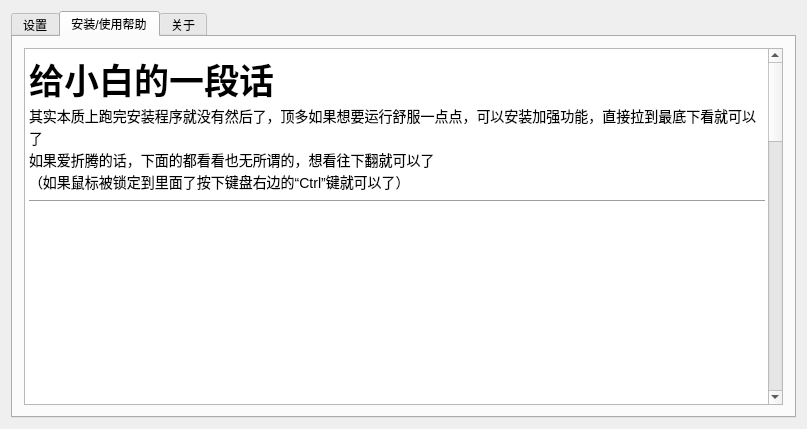
<?xml version="1.0" encoding="UTF-8"?>
<ui version="4.0">
 <class>MainWindow</class>
 <widget class="QMainWindow" name="MainWindow">
  <property name="geometry">
   <rect>
    <x>0</x>
    <y>0</y>
    <width>807</width>
    <height>429</height>
   </rect>
  </property>
  <property name="windowTitle">
   <string>Windows 应用适配工具</string>
  </property>
  <widget class="QWidget" name="centralWidget">
   <layout class="QHBoxLayout" name="horizontalLayout">
    <item>
     <widget class="QTabWidget" name="tabWidget">
      <property name="tabShape">
       <enum>QTabWidget::Rounded</enum>
      </property>
      <property name="currentIndex">
       <number>1</number>
      </property>
      <widget class="QWidget" name="tab">
       <attribute name="title">
        <string>设置</string>
       </attribute>
       <attribute name="toolTip">
        <string>设置</string>
       </attribute>
       <layout class="QVBoxLayout" name="verticalLayout">
        <item>
         <layout class="QHBoxLayout" name="horizontalLayout_2">
          <item>
           <widget class="QLabel" name="label">
            <property name="text">
             <string>镜像路径：</string>
            </property>
           </widget>
          </item>
          <item>
           <widget class="QLineEdit" name="isoPath">
            <property name="placeholderText">
             <string>请选择系统镜像</string>
            </property>
           </widget>
          </item>
          <item>
           <widget class="QPushButton" name="browser">
            <property name="text">
             <string>浏览……</string>
            </property>
           </widget>
          </item>
         </layout>
        </item>
        <item>
         <layout class="QHBoxLayout" name="horizontalLayout_3" stretch="0,1">
          <item>
           <widget class="QLabel" name="label_2">
            <property name="text">
             <string>系统版本：</string>
            </property>
           </widget>
          </item>
          <item>
           <widget class="QComboBox" name="systemVersion">
            <property name="currentText">
             <string/>
            </property>
            <property name="placeholderText">
             <string>请选择系统类型（如果识别不了请自行选择，如果选择错误或不支持将无法进行自动安装）</string>
            </property>
            <item>
             <property name="text">
              <string>Windows 7 32 位（支持自动安装）</string>
             </property>
            </item>
            <item>
             <property name="text">
              <string>Windows 7 64 位（支持自动安装）</string>
             </property>
            </item>
            <item>
             <property name="text">
              <string>其它 Windows 系统（不支持自动安装）</string>
             </property>
            </item>
           </widget>
          </item>
         </layout>
        </item>
        <item>
         <layout class="QHBoxLayout" name="horizontalLayout_4">
          <item>
           <spacer name="horizontalSpacer">
            <property name="orientation">
             <enum>Qt::Horizontal</enum>
            </property>
            <property name="sizeHint" stdset="0">
             <size>
              <width>40</width>
              <height>20</height>
             </size>
            </property>
           </spacer>
          </item>
          <item>
           <widget class="QPushButton" name="install">
            <property name="text">
             <string>安装</string>
            </property>
           </widget>
          </item>
         </layout>
        </item>
        <item>
         <widget class="QTextBrowser" name="textBrowser_3">
          <property name="html">
           <string>&lt;!DOCTYPE HTML PUBLIC &quot;-//W3C//DTD HTML 4.0//EN&quot; &quot;http://www.w3.org/TR/REC-html40/strict.dtd&quot;&gt;
&lt;html&gt;&lt;head&gt;&lt;meta name=&quot;qrichtext&quot; content=&quot;1&quot; /&gt;&lt;style type=&quot;text/css&quot;&gt;
p, li { white-space: pre-wrap; }
&lt;/style&gt;&lt;/head&gt;&lt;body style=&quot; font-family:'Noto Sans CJK SC'; font-size:10.5pt; font-weight:400; font-style:normal;&quot;&gt;
&lt;p style=&quot; margin-top:12px; margin-bottom:12px; margin-left:0px; margin-right:0px; -qt-block-indent:0; text-indent:0px;&quot;&gt;&lt;span style=&quot; font-size:10pt;&quot;&gt;使用迅雷或者网盘下载以下任意一个链接然后在上面选择即可：&lt;/span&gt;&lt;/p&gt;
&lt;p style=&quot; margin-top:12px; margin-bottom:12px; margin-left:0px; margin-right:0px; -qt-block-indent:0; text-indent:0px;&quot;&gt;&lt;span style=&quot; font-size:10pt;&quot;&gt;（如果下载这个，系统版本选第一项，一般推荐这个）ed2k://|file|cn_windows_7_ultimate_with_sp1_x86_dvd_u_677486.iso|2653276160|7503E4B9B8738DFCB95872445C72AEFB|/&lt;/span&gt;&lt;/p&gt;
&lt;p style=&quot; margin-top:12px; margin-bottom:12px; margin-left:0px; margin-right:0px; -qt-block-indent:0; text-indent:0px;&quot;&gt;&lt;span style=&quot; font-size:10pt;&quot;&gt;（如果下载这个，系统版本选第二项）ed2k://|file|cn_windows_7_ultimate_with_sp1_x64_dvd_u_677408.iso|3420557312|B58548681854236C7939003B583A8078|/&lt;/span&gt;&lt;/p&gt;
&lt;hr /&gt;&lt;/body&gt;&lt;/html&gt;</string>
          </property>
         </widget>
        </item>
       </layout>
      </widget>
      <widget class="QWidget" name="tab_3">
       <attribute name="title">
        <string>安装/使用帮助</string>
       </attribute>
       <layout class="QHBoxLayout" name="horizontalLayout_5">
        <item>
         <widget class="QTextBrowser" name="textBrowser">
          <property name="undoRedoEnabled">
           <bool>false</bool>
          </property>
          <property name="html">
           <string>&lt;!DOCTYPE HTML PUBLIC &quot;-//W3C//DTD HTML 4.0//EN&quot; &quot;http://www.w3.org/TR/REC-html40/strict.dtd&quot;&gt;
&lt;html&gt;&lt;head&gt;&lt;meta name=&quot;qrichtext&quot; content=&quot;1&quot; /&gt;&lt;style type=&quot;text/css&quot;&gt;
p, li { white-space: pre-wrap; }
&lt;/style&gt;&lt;/head&gt;&lt;body style=&quot; font-family:'Noto Sans CJK SC'; font-size:10.5pt; font-weight:400; font-style:normal;&quot;&gt;
&lt;p style=&quot; margin-top:0px; margin-bottom:0px; margin-left:0px; margin-right:0px; -qt-block-indent:0; text-indent:0px;&quot;&gt;&lt;span style=&quot; font-size:26pt; font-weight:600;&quot;&gt;给小白的一段话&lt;/span&gt;&lt;/p&gt;
&lt;p style=&quot; margin-top:0px; margin-bottom:0px; margin-left:0px; margin-right:0px; -qt-block-indent:0; text-indent:0px;&quot;&gt;其实本质上跑完安装程序就没有然后了，顶多如果想要运行舒服一点点，可以安装加强功能，直接拉到最底下看就可以了&lt;/p&gt;
&lt;p style=&quot; margin-top:0px; margin-bottom:0px; margin-left:0px; margin-right:0px; -qt-block-indent:0; text-indent:0px;&quot;&gt;如果爱折腾的话，下面的都看看也无所谓的，想看往下翻就可以了&lt;/p&gt;
&lt;p style=&quot; margin-top:0px; margin-bottom:0px; margin-left:0px; margin-right:0px; -qt-block-indent:0; text-indent:0px;&quot;&gt;（如果鼠标被锁定到里面了按下键盘右边的“Ctrl”键就可以了）&lt;/p&gt;
&lt;hr /&gt;
&lt;p style=&quot;-qt-paragraph-type:empty; margin-top:0px; margin-bottom:0px; margin-left:0px; margin-right:0px; -qt-block-indent:0; text-indent:0px;&quot;&gt;&lt;br /&gt;&lt;/p&gt;
&lt;p style=&quot;-qt-paragraph-type:empty; margin-top:0px; margin-bottom:0px; margin-left:0px; margin-right:0px; -qt-block-indent:0; text-indent:0px; font-size:26pt; font-weight:600;&quot;&gt;&lt;br /&gt;&lt;/p&gt;
&lt;p style=&quot;-qt-paragraph-type:empty; margin-top:0px; margin-bottom:0px; margin-left:0px; margin-right:0px; -qt-block-indent:0; text-indent:0px; font-size:26pt; font-weight:600;&quot;&gt;&lt;br /&gt;&lt;/p&gt;
&lt;p style=&quot;-qt-paragraph-type:empty; margin-top:0px; margin-bottom:0px; margin-left:0px; margin-right:0px; -qt-block-indent:0; text-indent:0px; font-size:26pt; font-weight:600;&quot;&gt;&lt;br /&gt;&lt;/p&gt;
&lt;p style=&quot;-qt-paragraph-type:empty; margin-top:0px; margin-bottom:0px; margin-left:0px; margin-right:0px; -qt-block-indent:0; text-indent:0px; font-size:26pt; font-weight:600;&quot;&gt;&lt;br /&gt;&lt;/p&gt;
&lt;p style=&quot;-qt-paragraph-type:empty; margin-top:0px; margin-bottom:0px; margin-left:0px; margin-right:0px; -qt-block-indent:0; text-indent:0px; font-size:26pt; font-weight:600;&quot;&gt;&lt;br /&gt;&lt;/p&gt;
&lt;p style=&quot;-qt-paragraph-type:empty; margin-top:0px; margin-bottom:0px; margin-left:0px; margin-right:0px; -qt-block-indent:0; text-indent:0px; font-size:26pt; font-weight:600;&quot;&gt;&lt;br /&gt;&lt;/p&gt;
&lt;p style=&quot;-qt-paragraph-type:empty; margin-top:0px; margin-bottom:0px; margin-left:0px; margin-right:0px; -qt-block-indent:0; text-indent:0px; font-size:26pt; font-weight:600;&quot;&gt;&lt;br /&gt;&lt;/p&gt;
&lt;p style=&quot;-qt-paragraph-type:empty; margin-top:0px; margin-bottom:0px; margin-left:0px; margin-right:0px; -qt-block-indent:0; text-indent:0px; font-size:26pt; font-weight:600;&quot;&gt;&lt;br /&gt;&lt;/p&gt;
&lt;p style=&quot;-qt-paragraph-type:empty; margin-top:0px; margin-bottom:0px; margin-left:0px; margin-right:0px; -qt-block-indent:0; text-indent:0px; font-size:26pt; font-weight:600;&quot;&gt;&lt;br /&gt;&lt;/p&gt;
&lt;p style=&quot;-qt-paragraph-type:empty; margin-top:0px; margin-bottom:0px; margin-left:0px; margin-right:0px; -qt-block-indent:0; text-indent:0px; font-size:26pt; font-weight:600;&quot;&gt;&lt;br /&gt;&lt;/p&gt;
&lt;p style=&quot;-qt-paragraph-type:empty; margin-top:0px; margin-bottom:0px; margin-left:0px; margin-right:0px; -qt-block-indent:0; text-indent:0px; font-size:26pt; font-weight:600;&quot;&gt;&lt;br /&gt;&lt;/p&gt;
&lt;p style=&quot;-qt-paragraph-type:empty; margin-top:0px; margin-bottom:0px; margin-left:0px; margin-right:0px; -qt-block-indent:0; text-indent:0px; font-size:26pt; font-weight:600;&quot;&gt;&lt;br /&gt;&lt;/p&gt;
&lt;p style=&quot; margin-top:0px; margin-bottom:0px; margin-left:0px; margin-right:0px; -qt-block-indent:0; text-indent:0px;&quot;&gt;&lt;span style=&quot; font-size:26pt; font-weight:600;&quot;&gt;安装是否需要人工进行操作？&lt;/span&gt;&lt;/p&gt;
&lt;p style=&quot; margin-top:0px; margin-bottom:0px; margin-left:0px; margin-right:0px; -qt-block-indent:0; text-indent:0px;&quot;&gt;如果您下载的镜像本程序支持，则大部分不用，已经尽量省去了让新手头疼的虚拟机程序安装，创建、设置虚拟机，虚拟磁盘分区，寻找原版镜像文件等内容&lt;/p&gt;
&lt;p style=&quot; margin-top:0px; margin-bottom:0px; margin-left:0px; margin-right:0px; -qt-block-indent:0; text-indent:0px;&quot;&gt;&lt;img src=&quot;:/picture/截图/截图_VirtualBox Machine_20220712191756.png&quot; /&gt;&lt;/p&gt;
&lt;p style=&quot; margin-top:0px; margin-bottom:0px; margin-left:0px; margin-right:0px; -qt-block-indent:0; text-indent:0px;&quot;&gt;但有些设置依旧需要人工自行设置，例如安装界面密钥的输入、系统的激活（涉及版权问题，不会考虑省略）、增强功能的安装、需要使用的软件等等&lt;/p&gt;
&lt;p style=&quot; margin-top:0px; margin-bottom:0px; margin-left:0px; margin-right:0px; -qt-block-indent:0; text-indent:0px;&quot;&gt;&lt;img src=&quot;:/picture/截图/截图_VirtualBox Machine_20220712192850.png&quot; /&gt;&lt;/p&gt;
&lt;p style=&quot; margin-top:0px; margin-bottom:0px; margin-left:0px; margin-right:0px; -qt-block-indent:0; text-indent:0px;&quot;&gt;&lt;img src=&quot;:/picture/截图/截图_VirtualBox Machine_20220712193527.png&quot; /&gt;&lt;/p&gt;
&lt;hr /&gt;
&lt;p style=&quot; margin-top:0px; margin-bottom:0px; margin-left:0px; margin-right:0px; -qt-block-indent:0; text-indent:0px;&quot;&gt;&lt;span style=&quot; font-size:26pt; font-weight:600;&quot;&gt;什么样的镜像本程序（可能）不支持自动安装？&lt;/span&gt;&lt;/p&gt;
&lt;p style=&quot; margin-top:0px; margin-bottom:0px; margin-left:0px; margin-right:0px; -qt-block-indent:0; text-indent:0px;&quot;&gt;非 Windows 7 镜像可能不支持自动安装（纯的 Windows 7 企业版镜像可能不支持自动安装），不保证系统能自动安装成功，例如 Windows XP、Windows 10、Deepin、Ubuntu 等等&lt;/p&gt;
&lt;p style=&quot;-qt-paragraph-type:empty; margin-top:0px; margin-bottom:0px; margin-left:0px; margin-right:0px; -qt-block-indent:0; text-indent:0px;&quot;&gt;&lt;br /&gt;&lt;/p&gt;
&lt;hr /&gt;
&lt;p style=&quot; margin-top:0px; margin-bottom:0px; margin-left:0px; margin-right:0px; -qt-block-indent:0; text-indent:0px;&quot;&gt;&lt;span style=&quot; font-size:26pt; font-weight:600;&quot;&gt;默认的虚拟机设置不习惯怎么改？&lt;/span&gt;&lt;/p&gt;
&lt;p style=&quot; margin-top:0px; margin-bottom:0px; margin-left:0px; margin-right:0px; -qt-block-indent:0; text-indent:0px;&quot;&gt;&lt;span style=&quot; font-size:11pt;&quot;&gt;1、打开启动器，打开 Oracle VM VirtualBox 程序&lt;/span&gt;&lt;/p&gt;
&lt;p style=&quot; margin-top:0px; margin-bottom:0px; margin-left:0px; margin-right:0px; -qt-block-indent:0; text-indent:0px;&quot;&gt;&lt;span style=&quot; font-size:11pt;&quot;&gt;2、选择名字为“Windows”的虚拟机，然后在右边点击设置&lt;/span&gt;&lt;/p&gt;
&lt;p style=&quot; margin-top:0px; margin-bottom:0px; margin-left:0px; margin-right:0px; -qt-block-indent:0; text-indent:0px;&quot;&gt;&lt;img src=&quot;:/picture/截图/截图_VirtualBox Manager_20220712223602.png&quot; /&gt;&lt;/p&gt;
&lt;p style=&quot; margin-top:0px; margin-bottom:0px; margin-left:0px; margin-right:0px; -qt-block-indent:0; text-indent:0px;&quot;&gt;&lt;span style=&quot; font-size:11pt;&quot;&gt;3、在这里修改即可&lt;/span&gt;&lt;/p&gt;
&lt;p style=&quot; margin-top:0px; margin-bottom:0px; margin-left:0px; margin-right:0px; -qt-block-indent:0; text-indent:0px;&quot;&gt;&lt;img src=&quot;:/picture/截图/截图_VirtualBox_20220712223705.png&quot; /&gt;&lt;/p&gt;
&lt;hr /&gt;
&lt;p style=&quot; margin-top:0px; margin-bottom:0px; margin-left:0px; margin-right:0px; -qt-block-indent:0; text-indent:0px;&quot;&gt;&lt;span style=&quot; font-size:26pt; font-weight:600;&quot;&gt;安装加强功能有什么好处？&lt;/span&gt;&lt;/p&gt;
&lt;p style=&quot; margin-top:0px; margin-bottom:0px; margin-left:0px; margin-right:0px; -qt-block-indent:0; text-indent:0px;&quot;&gt;1、支持鼠标自由从虚拟机和实体机切换&lt;/p&gt;
&lt;p style=&quot; margin-top:0px; margin-bottom:0px; margin-left:0px; margin-right:0px; -qt-block-indent:0; text-indent:0px;&quot;&gt;2、支持虚拟机根据窗口大小自动设置分辨率&lt;/p&gt;
&lt;p style=&quot; margin-top:0px; margin-bottom:0px; margin-left:0px; margin-right:0px; -qt-block-indent:0; text-indent:0px;&quot;&gt;3、支持文件共享、剪切板共享、文件拖放&lt;/p&gt;
&lt;p style=&quot; margin-top:0px; margin-bottom:0px; margin-left:0px; margin-right:0px; -qt-block-indent:0; text-indent:0px;&quot;&gt;4、支持无缝模式&lt;/p&gt;
&lt;p style=&quot; margin-top:0px; margin-bottom:0px; margin-left:0px; margin-right:0px; -qt-block-indent:0; text-indent:0px;&quot;&gt;&lt;img src=&quot;:/picture/截图/截图_选择区域_20220712224639.png&quot; /&gt;&lt;/p&gt;
&lt;hr /&gt;
&lt;p style=&quot; margin-top:0px; margin-bottom:0px; margin-left:0px; margin-right:0px; -qt-block-indent:0; text-indent:0px;&quot;&gt;&lt;span style=&quot; font-size:26pt; font-weight:600;&quot;&gt;如何安装加强功能？&lt;/span&gt;&lt;/p&gt;
&lt;p style=&quot; margin-top:0px; margin-bottom:0px; margin-left:0px; margin-right:0px; -qt-block-indent:0; text-indent:0px;&quot;&gt;1、点击“设备”=》“加强功能”&lt;/p&gt;
&lt;p style=&quot; margin-top:0px; margin-bottom:0px; margin-left:0px; margin-right:0px; -qt-block-indent:0; text-indent:0px;&quot;&gt;&lt;img src=&quot;:/picture/截图_VirtualBox Machine_20220712142929.png&quot; /&gt;&lt;/p&gt;
&lt;p style=&quot; margin-top:0px; margin-bottom:0px; margin-left:0px; margin-right:0px; -qt-block-indent:0; text-indent:0px;&quot;&gt;2、打开“计算机”，找到名为“VirtualBox Guest Additions”的光盘，双击进入，然后双击打开名为“VBoxWindowsAdditions”的程序&lt;/p&gt;
&lt;p style=&quot; margin-top:0px; margin-bottom:0px; margin-left:0px; margin-right:0px; -qt-block-indent:0; text-indent:0px;&quot;&gt;&lt;img src=&quot;:/picture/截图/截图_VirtualBox Machine_20220712143006.png&quot; /&gt;&lt;/p&gt;
&lt;p style=&quot; margin-top:0px; margin-bottom:0px; margin-left:0px; margin-right:0px; -qt-block-indent:0; text-indent:0px;&quot;&gt;3、在弹出的界面点击“是”&lt;/p&gt;
&lt;p style=&quot; margin-top:0px; margin-bottom:0px; margin-left:0px; margin-right:0px; -qt-block-indent:0; text-indent:0px;&quot;&gt;&lt;img src=&quot;:/picture/截图/截图_VirtualBox Machine_20220712143018.png&quot; /&gt;&lt;/p&gt;
&lt;p style=&quot; margin-top:0px; margin-bottom:0px; margin-left:0px; margin-right:0px; -qt-block-indent:0; text-indent:0px;&quot;&gt;4、一直点“Next”&lt;/p&gt;
&lt;p style=&quot; margin-top:0px; margin-bottom:0px; margin-left:0px; margin-right:0px; -qt-block-indent:0; text-indent:0px;&quot;&gt;&lt;img src=&quot;:/picture/截图/截图_VirtualBox Machine_20220712143029.png&quot; /&gt;&lt;/p&gt;
&lt;p style=&quot; margin-top:0px; margin-bottom:0px; margin-left:0px; margin-right:0px; -qt-block-indent:0; text-indent:0px;&quot;&gt;&lt;img src=&quot;:/picture/截图/截图_VirtualBox Machine_20220712143037.png&quot; /&gt;&lt;/p&gt;
&lt;p style=&quot; margin-top:0px; margin-bottom:0px; margin-left:0px; margin-right:0px; -qt-block-indent:0; text-indent:0px;&quot;&gt;&lt;span style=&quot; font-size:11pt;&quot;&gt;5、全部选择，然后点击“Install”进行安装&lt;/span&gt;&lt;/p&gt;
&lt;p style=&quot; margin-top:0px; margin-bottom:0px; margin-left:0px; margin-right:0px; -qt-block-indent:0; text-indent:0px;&quot;&gt;&lt;img src=&quot;:/picture/截图/截图_VirtualBox Machine_20220712143044.png&quot; /&gt;&lt;/p&gt;
&lt;p style=&quot; margin-top:0px; margin-bottom:0px; margin-left:0px; margin-right:0px; -qt-block-indent:0; text-indent:0px;&quot;&gt;&lt;span style=&quot; font-size:11pt;&quot;&gt;6、等待安装完毕后，选择“Reboot now”然后点击“Finish”重启此虚拟机即可安装成功（选择“Reboot now”并点“Finish”会自动重新启动）&lt;/span&gt;&lt;/p&gt;
&lt;p style=&quot; margin-top:0px; margin-bottom:0px; margin-left:0px; margin-right:0px; -qt-block-indent:0; text-indent:0px;&quot;&gt;&lt;img src=&quot;:/picture/截图/截图_VirtualBox Machine_20220712143103.png&quot; /&gt;&lt;/p&gt;&lt;/body&gt;&lt;/html&gt;</string>
          </property>
         </widget>
        </item>
       </layout>
      </widget>
      <widget class="QWidget" name="tab_2">
       <property name="sizePolicy">
        <sizepolicy hsizetype="Minimum" vsizetype="Preferred">
         <horstretch>0</horstretch>
         <verstretch>0</verstretch>
        </sizepolicy>
       </property>
       <attribute name="title">
        <string>关于</string>
       </attribute>
       <layout class="QHBoxLayout" name="horizontalLayout_6" stretch="0,0">
        <item>
         <layout class="QVBoxLayout" name="verticalLayout_3">
          <item>
           <widget class="QLabel" name="label_3">
            <property name="sizePolicy">
             <sizepolicy hsizetype="Maximum" vsizetype="Maximum">
              <horstretch>0</horstretch>
              <verstretch>0</verstretch>
             </sizepolicy>
            </property>
            <property name="minimumSize">
             <size>
              <width>200</width>
              <height>313</height>
             </size>
            </property>
            <property name="maximumSize">
             <size>
              <width>200</width>
              <height>313</height>
             </size>
            </property>
            <property name="styleSheet">
             <string notr="true">border-image: url(:/icon.png);</string>
            </property>
            <property name="text">
             <string/>
            </property>
           </widget>
          </item>
          <item>
           <spacer name="verticalSpacer_2">
            <property name="orientation">
             <enum>Qt::Vertical</enum>
            </property>
            <property name="sizeHint" stdset="0">
             <size>
              <width>20</width>
              <height>40</height>
             </size>
            </property>
           </spacer>
          </item>
         </layout>
        </item>
        <item>
         <widget class="QTextBrowser" name="textBrowser_2">
          <property name="sizePolicy">
           <sizepolicy hsizetype="Minimum" vsizetype="Expanding">
            <horstretch>0</horstretch>
            <verstretch>0</verstretch>
           </sizepolicy>
          </property>
          <property name="html">
           <string>&lt;!DOCTYPE HTML PUBLIC &quot;-//W3C//DTD HTML 4.0//EN&quot; &quot;http://www.w3.org/TR/REC-html40/strict.dtd&quot;&gt;
&lt;html&gt;&lt;head&gt;&lt;meta name=&quot;qrichtext&quot; content=&quot;1&quot; /&gt;&lt;style type=&quot;text/css&quot;&gt;
p, li { white-space: pre-wrap; }
&lt;/style&gt;&lt;/head&gt;&lt;body style=&quot; font-family:'Noto Sans CJK SC'; font-size:10.5pt; font-weight:400; font-style:normal;&quot;&gt;
&lt;p style=&quot; margin-top:0px; margin-bottom:0px; margin-left:0px; margin-right:0px; -qt-block-indent:0; text-indent:0px;&quot;&gt;此为 wine 运行器附属组件（虽然违背了“Wine Is Not An Emulator”&amp;lt;Wine 不是一个模拟器&amp;gt;的原意），旨在能更加完美、简单的运行 Windows 应用&lt;/p&gt;
&lt;p style=&quot; margin-top:0px; margin-bottom:0px; margin-left:0px; margin-right:0px; -qt-block-indent:0; text-indent:0px;&quot;&gt;本程序基于 C++ Qt、Python 和 Virtualbox 制作，通过运行安装 Windows 操作系统的虚拟机实现在 Linux 运行 Windows exe 程序的功能。&lt;/p&gt;
&lt;p style=&quot; margin-top:0px; margin-bottom:0px; margin-left:0px; margin-right:0px; -qt-block-indent:0; text-indent:0px;&quot;&gt;基于 GPL V3 协议开源&lt;/p&gt;
&lt;p style=&quot; margin-top:0px; margin-bottom:0px; margin-left:0px; margin-right:0px; -qt-block-indent:0; text-indent:0px;&quot;&gt;项目地址：&lt;/p&gt;
&lt;p style=&quot; margin-top:0px; margin-bottom:0px; margin-left:0px; margin-right:0px; -qt-block-indent:0; text-indent:0px;&quot;&gt;    Gitee：&lt;a href=&quot;https://gitee.com/gfdgd-xi/deep-wine-runner&quot;&gt;&lt;span style=&quot; font-size:11pt; text-decoration: underline; color:#0082fa;&quot;&gt;https://gitee.com/gfdgd-xi/deep-wine-runner&lt;/span&gt;&lt;/a&gt;&lt;/p&gt;
&lt;p style=&quot; margin-top:0px; margin-bottom:0px; margin-left:0px; margin-right:0px; -qt-block-indent:0; text-indent:0px;&quot;&gt;    Github：&lt;a href=&quot;https://github.com/gfdgd-xi/deep-wine-runner&quot;&gt;&lt;span style=&quot; font-size:11pt; text-decoration: underline; color:#0082fa;&quot;&gt;https://github.com/gfdgd-xi/deep-wine-runner&lt;/span&gt;&lt;/a&gt;&lt;/p&gt;
&lt;p style=&quot; margin-top:0px; margin-bottom:0px; margin-left:0px; margin-right:0px; -qt-block-indent:0; text-indent:0px;&quot;&gt;    Gitlink：&lt;a href=&quot;https://gitlink.org.cn/gfdgd_xi/deep-wine-runner&quot;&gt;&lt;span style=&quot; font-size:11pt; text-decoration: underline; color:#0082fa;&quot;&gt;https://gitlink.org.cn/gfdgd_xi/deep-wine-runner&lt;/span&gt;&lt;/a&gt;&lt;/p&gt;
&lt;p style=&quot; margin-top:0px; margin-bottom:0px; margin-left:0px; margin-right:0px; -qt-block-indent:0; text-indent:0px;&quot;&gt;此组件也有非常大的缺点，就是相比于 Wine，会需要占用大量的空间、安装需要大量的时间、某些情况下需要相比于 Wine 需要消耗更多的系统资源，但可以更加完美、流畅的运行 Windows 应用，会尽量减少因为缺少或未实现导致的 Windows exe 程序运行异常&lt;/p&gt;
&lt;p style=&quot; margin-top:0px; margin-bottom:0px; margin-left:0px; margin-right:0px; -qt-block-indent:0; text-indent:0px;&quot;&gt;该组件制作者：gfdgd xi、为什么您不喜欢熊出没和阿布呢&lt;/p&gt;
&lt;hr /&gt;
&lt;p style=&quot; margin-top:0px; margin-bottom:0px; margin-left:0px; margin-right:0px; -qt-block-indent:0; text-indent:0px;&quot;&gt;参考文献：&lt;/p&gt;
&lt;p style=&quot; margin-top:0px; margin-bottom:0px; margin-left:0px; margin-right:0px; -qt-block-indent:0; text-indent:0px;&quot;&gt;&lt;span style=&quot; font-family:'Droid Sans Mono','monospace','monospace'; font-size:11pt; color:#6a9955;&quot;&gt;https://juejin.cn/post/7080484519328874510&lt;/span&gt;&lt;/p&gt;&lt;/body&gt;&lt;/html&gt;</string>
          </property>
         </widget>
        </item>
       </layout>
      </widget>
     </widget>
    </item>
   </layout>
  </widget>
  <action name="action">
   <property name="text">
    <string>退出</string>
   </property>
  </action>
  <action name="action_2">
   <property name="text">
    <string>关于</string>
   </property>
  </action>
 </widget>
 <layoutdefault spacing="6" margin="11"/>
 <resources/>
 <connections/>
</ui>
